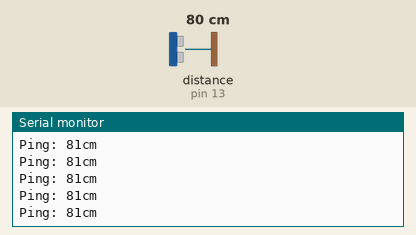
The sketch below on a simulated Arduino Uno, built with avr-gcc and run on an emulated ATmega328P. Parts: the last lines printed to the serial monitor. The inputs (shaded band) are chosen by the test bench; at power-on: distance to the obstacle (sensor on pin 13) 80 cm. The echo pulse lasts 58.3 µs per cm.

Above: at 2.7 s.
2.8 s: distance to the obstacle (sensor on pin 13) set to 11 cm
At 2.88 s:
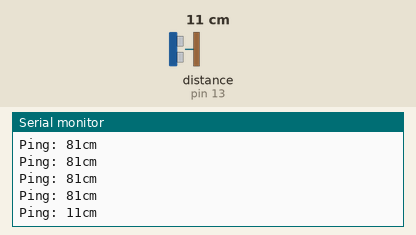
4.3 s: distance to the obstacle (sensor on pin 13) set to 8 cm
At 5.4 s:
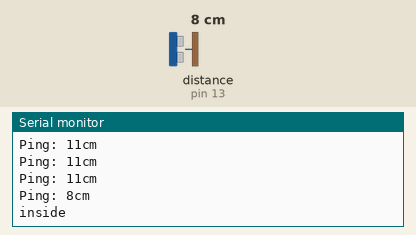
Timing chart, 0 to 7.3 s (numbered marks = the images above; inputs shaded):
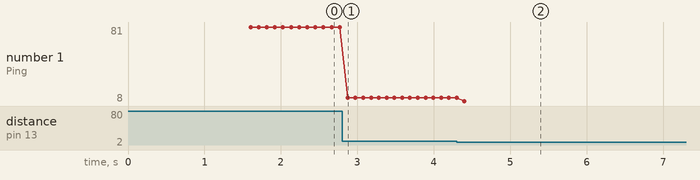

Measured:
- the behaviour switches between 10 and 9 cm on distance to the obstacle (sensor on pin 13) (found by bisection; images 1 and 2)
- after the input at 2.8 s, the serial monitor: prints a new line after 0.07 s (image 1)
- after the input at 4.3 s, the serial monitor: prints a new line after 0.10 s (image 2)
- plotted number 1: 81 → 11 after the input at 2.8 s, 11 → 8 after the input at 4.3 s

The sketch:

Amdocs_farm_monitoring.ino
```cpp
#include "config.h"
#include <NewPing.h>

#define TRIGGER_PIN 15    // Arduino pin tied to trigger pin on the ultrasonic sensor. D8 pin from ESP8266 ,D15 Esp32
#define ECHO_PIN 13       // Arduino pin tied to echo pin on the ultrasonic sensor. D7 pin from EESP8266 , D13
#define MAX_DISTANCE 200  // Maximum distance we want to ping for (in centimeters). Maximum sensor distance is rated at 400-500cm.

NewPing sonar(TRIGGER_PIN, ECHO_PIN, MAX_DISTANCE);  // NewPing setup of pins and maximum distance.


// setting up the 'MyFarmSensor' and 'counter' feed
AdafruitIO_Feed *MyFarmSensor = io.feed("MyFarmSensor");
AdafruitIO_Feed *counter = io.feed("counter");

int count = 0; // declaring the variable called count and assigning it to 0

void setup() {

  // start the serial connection
  Serial.begin(115200);

  // wait for serial monitor to open
  while (!Serial)
    ;

  Serial.print("Connecting to Adafruit IO");

  // connect to io.adafruit.com
  io.connect();

  MyFarmSensor->onMessage(handleMessage); // handle if any incoming message from this feed (Not required)

  // wait for a connection to WiFi
  while (io.status() < AIO_CONNECTED) {
    Serial.print(".");
    delay(500);
  }

  // we are connected
  Serial.println();
  Serial.println(io.statusText());
  MyFarmSensor->get(); // not required
}

void loop() {
  io.run();

  Serial.print("Ping: ");
  int sensor_value = sonar.ping_cm();
  Serial.print(sensor_value);  // Send ping, get distance in cm and print result (0 = outside set distance range)
  Serial.println("cm");
  if (sensor_value < 10 && sensor_value > 0 ) {  // detecing if somone crossed or not
    Serial.print("inside");
    MyFarmSensor->save("Somebody has crossed the fence"); // Command to push the value to the feed MyFrmSensor
    delay(3000);
    count++;
    MyFarmSensor->save("Its safe");
    counter->save(count);  //Command to push the value to the feed counter
    delay(1000);
  }
  else {
  }
}


void handleMessage(AdafruitIO_Data *data) { // not required

  // Serial.print("received <- ");
  // Serial.println(data->value());
}
```

config.h
```cpp
/************************ Adafruit IO Config *******************************/

// visit io.adafruit.com if you need to create an account,
// or if you need your Adafruit IO key.
#define IO_USERNAME  "rk_ramkishor"
#define IO_KEY       "aio_ZUel49rLhEhBO8eqa2zvwm3GLXUm"

/******************************* WIFI **************************************/

// the AdafruitIO_WiFi client will work with the following boards:
//   - HUZZAH ESP8266 Breakout -> https://www.adafruit.com/products/2471
//   - Feather HUZZAH ESP8266 -> https://www.adafruit.com/products/2821
//   - Feather HUZZAH ESP32 -> https://www.adafruit.com/product/3405
//   - Feather M0 WiFi -> https://www.adafruit.com/products/3010
//   - Feather WICED -> https://www.adafruit.com/products/3056
//   - Adafruit PyPortal -> https://www.adafruit.com/product/4116
//   - Adafruit Metro M4 Express AirLift Lite ->
//   https://www.adafruit.com/product/4000
//   - Adafruit AirLift Breakout -> https://www.adafruit.com/product/4201

#define WIFI_SSID "free net1"
#define WIFI_PASS "hello1234"

// uncomment the following line if you are using airlift
// #define USE_AIRLIFT

// uncomment the following line if you are using winc1500
// #define USE_WINC1500

// uncomment the following line if you are using mrk1010 or nano 33 iot
//#define ARDUINO_SAMD_MKR1010

// comment out the following lines if you are using fona or ethernet
#include "AdafruitIO_WiFi.h"

#if defined(USE_AIRLIFT) || defined(ADAFRUIT_METRO_M4_AIRLIFT_LITE) ||         \
    defined(ADAFRUIT_PYPORTAL)
// Configure the pins used for the ESP32 connection
#if !defined(SPIWIFI_SS) // if the wifi definition isnt in the board variant
// Don't change the names of these #define's! they match the variant ones
#define SPIWIFI SPI
#define SPIWIFI_SS 10  // Chip select pin
#define SPIWIFI_ACK 9  // a.k.a BUSY or READY pin
#define ESP32_RESETN 6 // Reset pin
#define ESP32_GPIO0 -1 // Not connected
#endif
AdafruitIO_WiFi io(IO_USERNAME, IO_KEY, WIFI_SSID, WIFI_PASS, SPIWIFI_SS,
                   SPIWIFI_ACK, ESP32_RESETN, ESP32_GPIO0, &SPIWIFI);
#else
AdafruitIO_WiFi io(IO_USERNAME, IO_KEY, WIFI_SSID, WIFI_PASS);
#endif
/******************************* FONA **************************************/

// the AdafruitIO_FONA client will work with the following boards:
//   - Feather 32u4 FONA -> https://www.adafruit.com/product/3027

// uncomment the following two lines for 32u4 FONA,
// and comment out the AdafruitIO_WiFi client in the WIFI section
// #include "AdafruitIO_FONA.h"
// AdafruitIO_FONA io(IO_USERNAME, IO_KEY);

/**************************** ETHERNET ************************************/

// the AdafruitIO_Ethernet client will work with the following boards:
//   - Ethernet FeatherWing -> https://www.adafruit.com/products/3201

// uncomment the following two lines for ethernet,
// and comment out the AdafruitIO_WiFi client in the WIFI section
// #include "AdafruitIO_Ethernet.h"
// AdafruitIO_Ethernet io(IO_USERNAME, IO_KEY);
```
